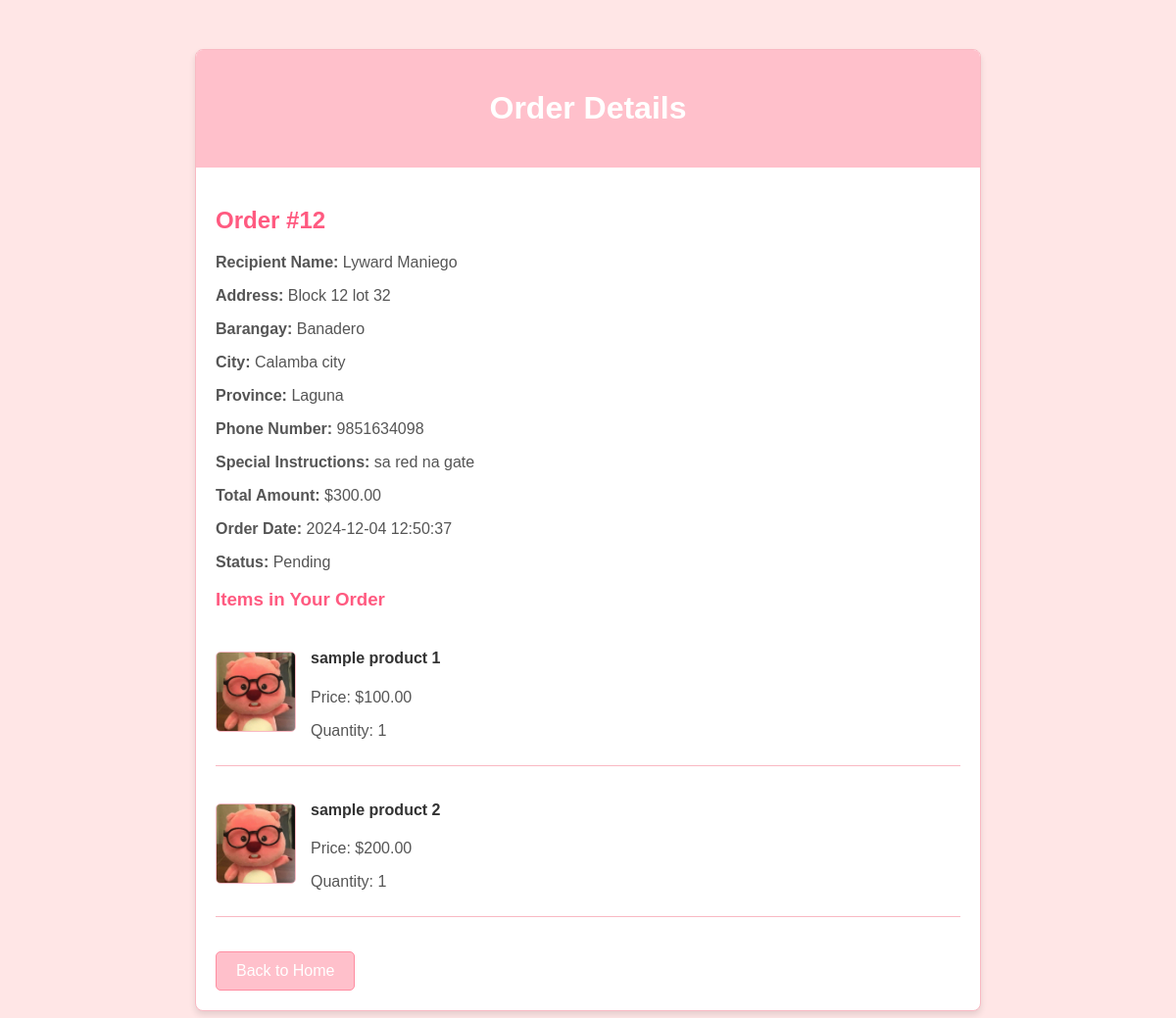
The page /view_order.php?order_id=12 (signed in) on the database its author committed.
### tables this page shows
CREATE TABLE `orders` (
  `id` int(11) NOT NULL,
  `user_id` int(11) NOT NULL,
  `recipient_name` varchar(255) NOT NULL,
  `address` varchar(255) NOT NULL,
  `baranggay` varchar(255) NOT NULL,
  `city` varchar(255) NOT NULL,
  `province` varchar(255) NOT NULL,
  `phone_number` varchar(15) NOT NULL,
  `special_instructions` text DEFAULT NULL,
  `total_amount` decimal(10,2) NOT NULL,
  `order_date` timestamp NOT NULL DEFAULT current_timestamp(),
  `status` enum('Pending','Shipped','Delivered','Canceled') DEFAULT 'Pending'
);

CREATE TABLE `order_items` (
  `id` int(11) NOT NULL,
  `order_id` int(11) NOT NULL,
  `product_id` int(11) NOT NULL,
  `quantity` int(11) NOT NULL,
  `price` decimal(10,2) NOT NULL
);

CREATE TABLE `products` (
  `id` int(11) NOT NULL,
  `user_id` int(11) NOT NULL,
  `product_name` varchar(255) NOT NULL,
  `product_description` text NOT NULL,
  `price` decimal(10,2) NOT NULL,
  `product_image` varchar(255) NOT NULL,
  `created_at` timestamp NOT NULL DEFAULT current_timestamp(),
  `shop_id` int(11) NOT NULL
);

### view_order.php (the view, shortened to what this page needs)
<?php
require 'db.php';
if (isset($_GET['order_id'])) {
    $order_id = intval($_GET['order_id']);
} else {
    echo "Order ID not provided in URL.";
    exit();
}
$user_id = $_SESSION['user_id'];
$order_query = "SELECT * FROM orders WHERE id = ? AND user_id = ?";
$stmt = $conn->prepare($order_query);
$stmt->bind_param('ii', $order_id, $user_id);
$stmt->execute();
$order_result = $stmt->get_result();
if ($order_result->num_rows === 0) {
    echo "Order not found or you do not have access to this order.";
    exit();
} else {
    $order = $order_result->fetch_assoc();
}
$order_items_query = "SELECT oi.*, p.product_name, p.price, p.product_image
                      FROM order_items oi
                      JOIN products p ON oi.product_id = p.id
                      WHERE oi.order_id = ?";
$stmt = $conn->prepare($order_items_query);
$stmt->bind_param('i', $order_id);
$stmt->execute();
$order_items_result = $stmt->get_result();
?>
<!DOCTYPE html>
<html lang="en">
<head>
</head>
<body>
<div class="container">
    <div class="header">
        <h1>Order Details</h1>
    </div>
    <div class="content">
        <div class="order-details">
            <h2>Order #<?= htmlspecialchars($order['id']) ?></h2>
            <p><strong>Recipient Name:</strong> <?= htmlspecialchars($order['recipient_name']) ?></p>
            <p><strong>Address:</strong> <?= htmlspecialchars($order['address']) ?></p>
            <p><strong>Barangay:</strong> <?= htmlspecialchars($order['baranggay']) ?></p>
            <p><strong>City:</strong> <?= htmlspecialchars($order['city']) ?></p>
            <p><strong>Province:</strong> <?= htmlspecialchars($order['province']) ?></p>
            <p><strong>Phone Number:</strong> <?= htmlspecialchars($order['phone_number']) ?></p>
            <p><strong>Special Instructions:</strong> <?= htmlspecialchars($order['special_instructions']) ?></p>
            <p><strong>Total Amount:</strong> $<?= number_format($order['total_amount'], 2) ?></p>
            <p><strong>Order Date:</strong> <?= htmlspecialchars($order['order_date']) ?></p>
            <p><strong>Status:</strong> <?= htmlspecialchars($order['status']) ?></p>
        </div>
        <div class="order-items">
            <h3>Items in Your Order</h3>
            <?php while ($item = $order_items_result->fetch_assoc()): ?>
                <div class="order-item">
                    <img src="<?= htmlspecialchars($item['product_image']) ?>" alt="<?= htmlspecialchars($item['product_name']) ?>">
                    <div class="order-item-details">
                        <h4><?= htmlspecialchars($item['product_name']) ?></h4>
                        <p>Price: $<?= number_format($item['price'], 2) ?></p>
                        <p>Quantity: <?= htmlspecialchars($item['quantity']) ?></p>
                    </div>
                </div>
            <?php endwhile; ?>
        </div>
        <a href="index.php" class="back-button">Back to Home</a>
    </div>
</div>
</body>
</html>

### view_order.php (style rules this page uses)
body { font-family: Arial, sans-serif; background-color: #ffe6e6; margin: 0; padding: 0; color: #333; }
.container { max-width: 800px; margin: 50px auto; background: #fff; border-radius: 8px; box-shadow: 0 4px 6px rgba(0, 0, 0, 0.1); border: 1px solid #f9b9c3; overflow: hidden; }
.header { background-color: #ffc0cb; color: #fff; text-align: center; padding: 20px; }
.content { padding: 20px; }
.order-details h2, .order-items h3 { color: #ff5a80; }
.order-details p, .order-item-details p { color: #555; }
.order-item { display: flex; align-items: center; margin-bottom: 15px; border-bottom: 1px solid #f9b9c3; padding-bottom: 10px; }
.order-item img { width: 80px; height: 80px; object-fit: cover; margin-right: 15px; border-radius: 5px; border: 1px solid #f9b9c3; }
.back-button { display: inline-block; margin-top: 20px; text-decoration: none; background: #ffc0cb; color: #fff; padding: 10px 20px; border-radius: 5px; border: 1px solid #ff8da1; text-align: center; }

### rows shown on the page
orders: id "12", recipient_name "Lyward Maniego", address "Block 12 lot 32", baranggay "Banadero", city "Calamba city", province "Laguna", phone_number "9851634098", special_instructions "sa red na gate", total_amount "300.00", order_date "2024-12-04 12:50:37", status "Pending"
order_items: product.product_image (picture), product.product_name "sample product 1", product.price "100.00", quantity "1"
order_items: product.product_image (picture), product.product_name "sample product 2", product.price "200.00", quantity "1"
